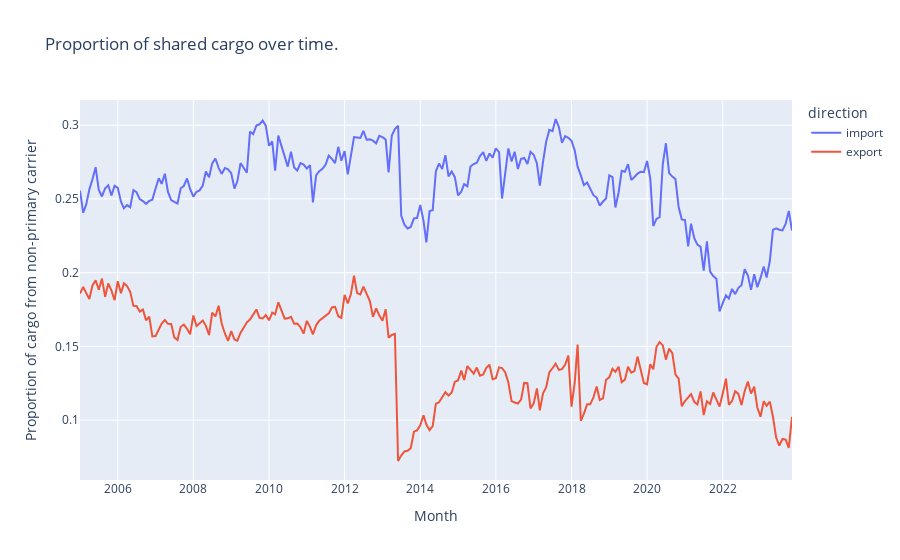

Notebook source saved alongside this figure:
### Code cell
lf = pl.concat([imports_lf,exports_lf], how='diagonal')

sharing_over_time_plotly(
    data_lf=lf,
    include_missing_voyages=False,
    group_var='direction')

### Figure 1 — Plotly figure (JSON) as saved in the notebook; plotly's stock layout.template omitted (floating-point values rounded to 4 significant figures; data arrays with more than 128 entries replaced by an {"elided": "..."} marker saying what was removed)
{"data": [{"hovertemplate": "direction=import<br>Month=%{x}<br>Proportion of cargo from non-primary carrier=%{y}<extra></extra>", "legendgroup": "import", "line": {"color": "#636efa", "dash": "solid"}, "marker": {"symbol": "circle"}, "mode": "lines", "name": "import", "orientation": "v", "showlegend": true, "type": "scatter", "x": {"elided": "227 str values"}, "xaxis": "x", "y": {"elided": "227 float values"}, "yaxis": "y"}, {"hovertemplate": "direction=export<br>Month=%{x}<br>Proportion of cargo from non-primary carrier=%{y}<extra></extra>", "legendgroup": "export", "line": {"color": "#EF553B", "dash": "solid"}, "marker": {"symbol": "circle"}, "mode": "lines", "name": "export", "orientation": "v", "showlegend": true, "type": "scatter", "x": {"elided": "227 str values"}, "xaxis": "x", "y": {"elided": "227 float values"}, "yaxis": "y"}], "layout": {"legend": {"title": {"text": "direction"}, "tracegroupgap": 0}, "title": {"text": "Proportion of shared cargo over time."}, "xaxis": {"anchor": "y", "domain": [0, 1], "title": {"text": "Month"}}, "yaxis": {"anchor": "x", "domain": [0, 1], "title": {"text": "Proportion of cargo from non-primary carrier"}}}}
